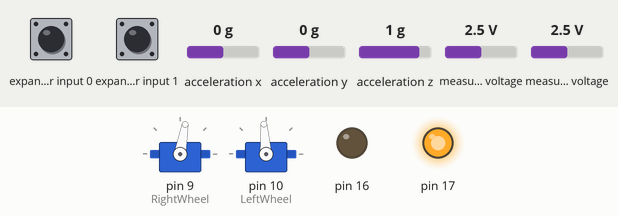
Recording of a sketch running on a simulated Arduino Uno, built with avr-gcc and run on an emulated ATmega328P. Parts: 2 × servo, output pins drawn as LEDs (lit = HIGH). Wiring (inferred from the names in the program): Wii Nunchuk at I2C address 0x52. Inputs (shaded band) come from the test bench; at power-on: measured voltage 2.5 V, expander input 0 HIGH, expander input 1 HIGH, acceleration x 0 g, acceleration y 0 g, acceleration z 1 g.

Above: at 1.3 s.
1.4 s: measured voltage (sensor 200) set to 0.1 V
At 2.4 s:
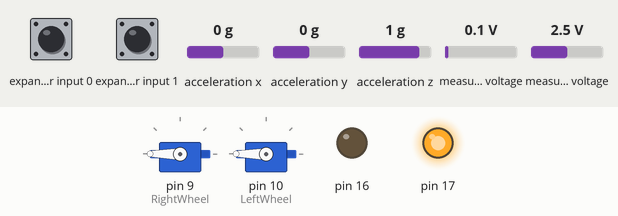
2.9 s: measured voltage (sensor 201) set to 0.1 V
At 4.1 s:
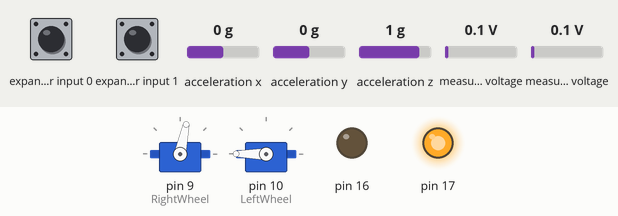
4.4 s: measured voltage (sensor 200) set to 1.2 V
At 5.6 s:
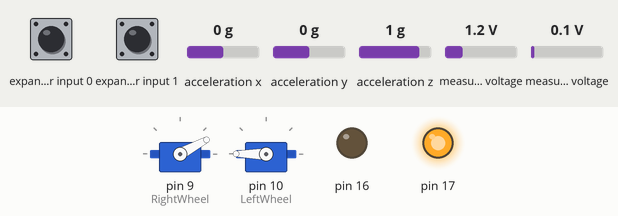
5.9 s: measured voltage (sensor 201) set to 2.5 V
At 7.1 s:
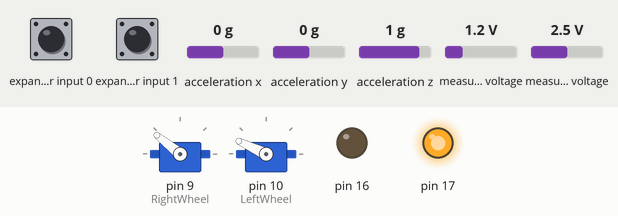
7.4 s: measured voltage (sensor 200) set to 3.8 V
At 7.8 s:
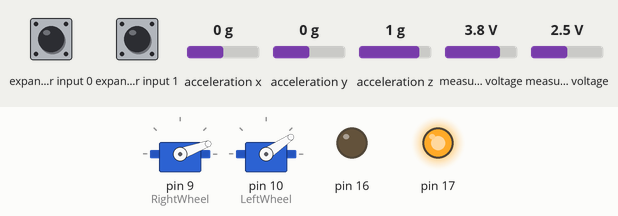
8.9 s: measured voltage (sensor 201) set to 1.2 V
At 9.5 s:
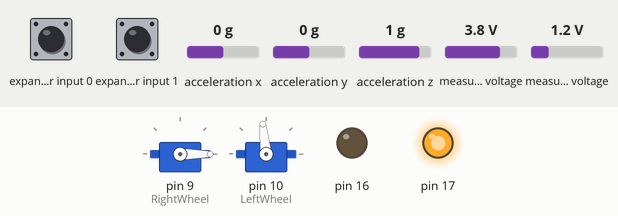
Timing chart, 0 to 11.4 s (numbered marks = the images above; inputs shaded):
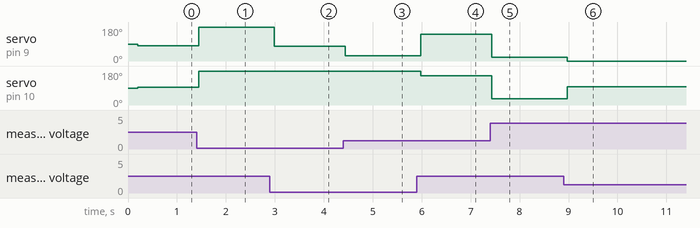

Measured:
- after the input at 1.4 s, servo on pin 9 (RightWheel): 80° → 180° at once; servo on pin 10 (LeftWheel): 94° → 180° at once
- after the input at 2.9 s, servo on pin 9 (RightWheel): 180° → 78° after 0.09 s
- after the input at 4.4 s, servo on pin 9 (RightWheel): 78° → 28° at once
- after the input at 5.9 s, servo on pin 9 (RightWheel): 28° → 141° after 0.08 s; servo on pin 10 (LeftWheel): 180° → 155° after 0.08 s
- after the input at 7.4 s, servo on pin 9 (RightWheel): 141° → 20° at once; servo on pin 10 (LeftWheel): 155° → 34° at once
- after the input at 8.9 s, servo on pin 9 (RightWheel): 20° → 0° after 0.08 s; servo on pin 10 (LeftWheel): 34° → 96° after 0.08 s

The sketch:

Wii_SimpleBot.ino
```cpp
// Simple Robot controlled with Wii Remote
// ForkRobotics
//

#include <Servo.h>
#include <Wire.h>
#include "nunchuck_funcs.h"
#define con1 650 // for Parallax Servos. Comment out for Sabertooth controller
#define con2 850
//#define con1 1000  // For Sabertooth controller. Uncomment for use with wheelchair motors
//#define con2 2000
//Create Servo Object for Left Wheel
Servo RightWheel;
Servo LeftWheel;

int loop_cnt=0;
int speed,direction,LeftRotate,RightRotate;

void setup()
{
  RightWheel.attach(9, con1, con2);  // attaches the Right Wheel to pin 5
  LeftWheel.attach(10, con1, con2);  // attaches the Left Wheel to pin 6

  // initilization for the Wiichuck
  nunchuck_setpowerpins();
  nunchuck_init();
}

void loop()
{
  if( loop_cnt > 100 ) { // every 100 msecs get new data
    loop_cnt = 0;

    nunchuck_get_data();
    speed  = nunchuck_joyy(); // reads joystick y axis (range of 38-232)
    direction  = nunchuck_joyx(); // reads joystick x axis (range of 25-223)

    // Converts the joystick input to the servo output range
    speed = map(speed, 38, 232,0,180);
    direction = map(direction, 25, 223,-90,90);

    // The joystick floats a little, this reduces jitters when it's near center
    if (speed >= 87 && speed <= 93) speed = 90;
    if (direction >= 87 && direction <= 93) direction = 0;

    // Translates the joystick reading to the rotation speed for each wheel
    RightRotate=speed-direction;
    LeftRotate=(180-speed)-direction;

    // Writes the rotation speed to the servos
    RightWheel.write(RightRotate);
    LeftWheel.write(LeftRotate);
  }
  loop_cnt++;
  delay(1);
}
```
